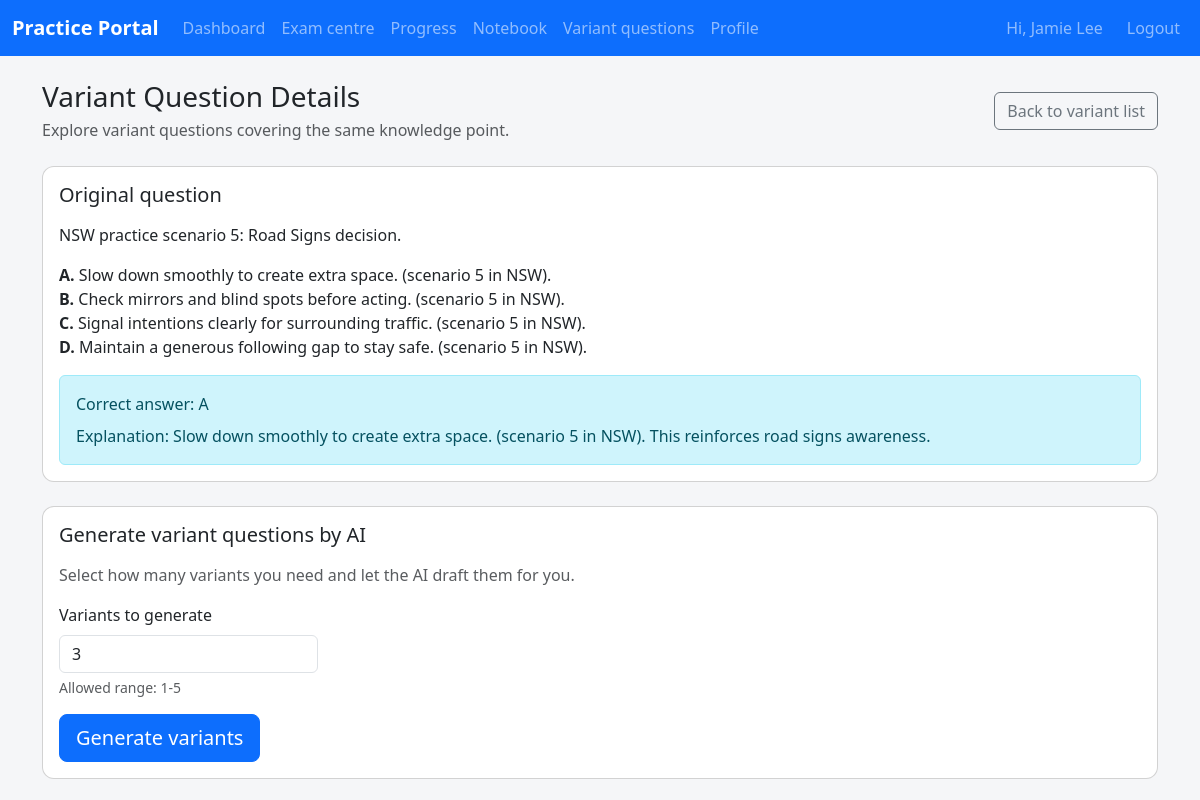
Page /student/variant?question=5 (signed in) on the earlier database version.
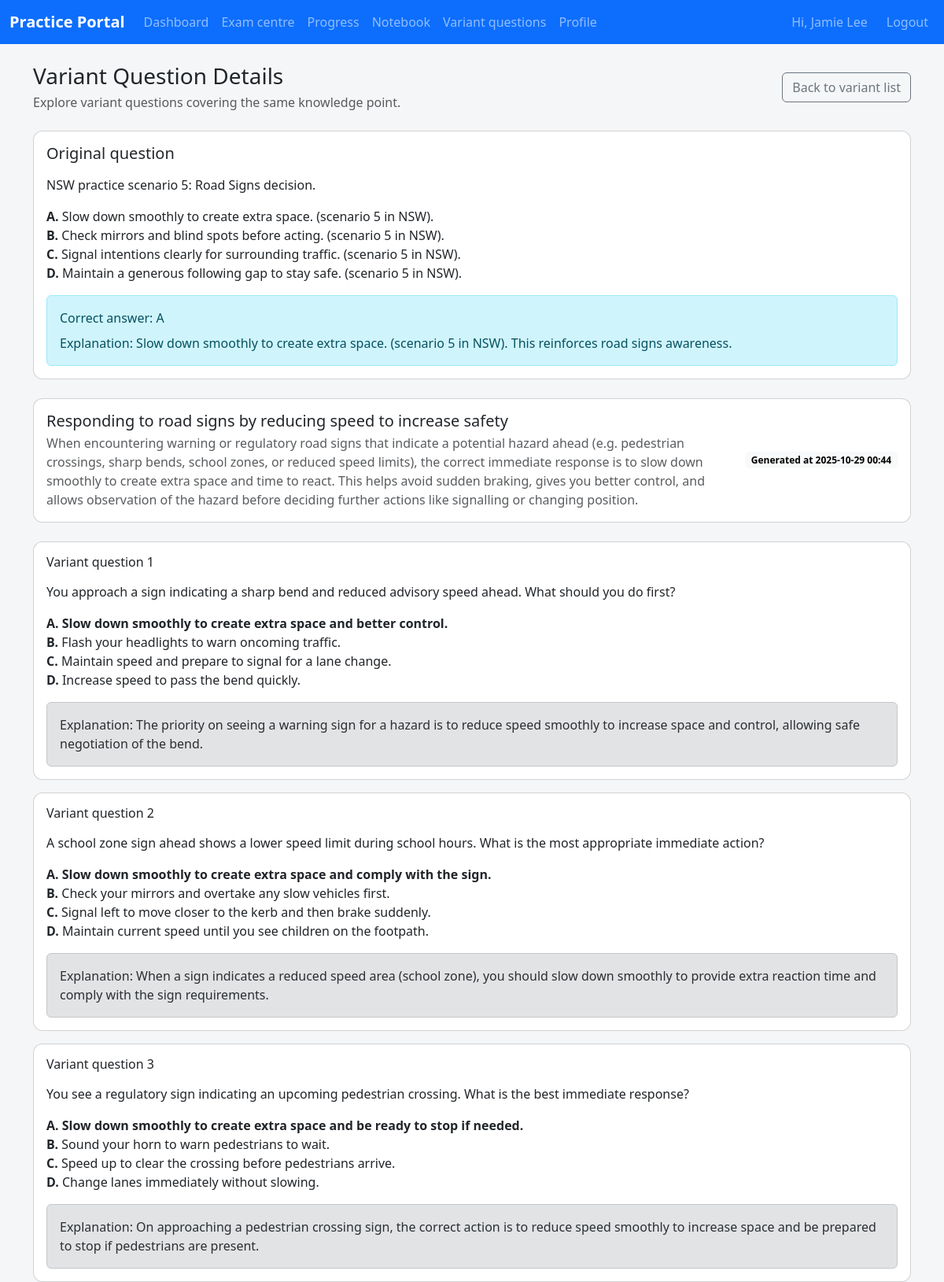
Same page on the later database version.
### app/models.py (models this page shows, shortened)
class Student(UserMixin, db.Model):
    __tablename__ = "students"
    id = db.Column(db.Integer, primary_key=True)
    name = db.Column(db.String(120), nullable=False)
    email = db.Column(db.String(120), unique=True)
    mobile_number = db.Column(db.String(20), unique=True, nullable=False)
    password_hash = db.Column(db.String(255), nullable=False)
    state = db.Column(db.String(10), nullable=False)
    preferred_language = db.Column(db.String(20), nullable=False, default="ENGLISH")
    target_exam_date = db.Column(Date)
    avatar_url = db.Column(db.String(500))
    notification_push_enabled = db.Column(Boolean, nullable=False, default=True)
    notification_email_enabled = db.Column(Boolean, nullable=False, default=True)
    profile_version = db.Column(db.Integer, nullable=False, default=1)
    profile_updated_at = db.Column(
        db.DateTime, default=datetime.utcnow, onupdate=datetime.utcnow, nullable=False
    )
    last_login_at = db.Column(db.DateTime)
    assigned_coach_id = db.Column(db.Integer, db.ForeignKey("coaches.id"))
    coach = db.relationship("Coach", back_populates="students")
    mock_exam_summaries = db.relationship(
        "MockExamSummary", back_populates="student", cascade="all, delete-orphan"
    )
    bookings = db.relationship("Appointment", back_populates="student")
    exam_sessions = db.relationship(
        "StudentExamSession", back_populates="student", cascade="all, delete-orphan"
    )
    question_attempts = db.relationship(
        "QuestionAttempt", back_populates="student", cascade="all, delete-orphan"
    )
    notebook_entries = db.relationship(
        "NotebookEntry", back_populates="student", cascade="all, delete-orphan"
    )
    state_progress = db.relationship(
        "StudentStateProgress", back_populates="student", cascade="all, delete-orphan"
    )
    auth_tokens = db.relationship(
        "StudentAuthToken", back_populates="student", cascade="all, delete-orphan"
    )
    starred_questions = db.relationship(
        "StarredQuestion", back_populates="student", cascade="all, delete-orphan"
    )
    login_windows = db.relationship(
        "StudentLoginRateLimit", back_populates="student", cascade="all, delete-orphan"
    )
    variant_groups = db.relationship(
        "VariantQuestionGroup", back_populates="student", cascade="all, delete-orphan"
    )
    variant_questions = db.relationship(
        "VariantQuestion", back_populates="student", cascade="all, delete-orphan"
    )
    @property
    def is_student(self) -> bool:
        return True

class Question(db.Model):
    __tablename__ = "questions"
    id = db.Column(db.Integer, primary_key=True)
    qid = db.Column(db.String(50), nullable=False)
    prompt = db.Column(db.Text, nullable=False)
    language = db.Column(db.String(20), nullable=False, default="ENGLISH")
    state_scope = db.Column(db.String(10), nullable=False, default="ALL")
    topic = db.Column(db.String(120), nullable=False, default="general")
    option_a = db.Column(db.String(255), nullable=False, default="Option A")
    option_b = db.Column(db.String(255), nullable=False, default="Option B")
    option_c = db.Column(db.String(255), nullable=False, default="Option C")
    option_d = db.Column(db.String(255), nullable=False, default="Option D")
    correct_option = db.Column(db.String(1), nullable=False, default="A")
    explanation = db.Column(db.Text, nullable=False, default="")
    image_url = db.Column(db.String(500))
    __table_args__ = (
        UniqueConstraint(
            "qid", "state_scope", "language", name="uq_question_qid_state_language"
        ),
    )

class VariantQuestionGroup(db.Model):
    __tablename__ = "variant_question_groups"
    id = db.Column(db.Integer, primary_key=True)
    student_id = db.Column(db.Integer, db.ForeignKey("students.id"), nullable=False)
    base_question_id = db.Column(db.Integer, db.ForeignKey("questions.id"), nullable=False)
    knowledge_point_name = db.Column(db.String(255), nullable=False)
    knowledge_point_summary = db.Column(db.Text, nullable=False)
    created_at = db.Column(db.DateTime, default=datetime.utcnow, nullable=False)
    student = db.relationship("Student", back_populates="variant_groups")
    base_question = db.relationship("Question")
    variants = db.relationship(
        "VariantQuestion", back_populates="group", cascade="all, delete-orphan"
    )

class VariantQuestion(db.Model):
    __tablename__ = "variant_questions"
    id = db.Column(db.Integer, primary_key=True)
    group_id = db.Column(
        db.Integer, db.ForeignKey("variant_question_groups.id"), nullable=False
    )
    student_id = db.Column(db.Integer, db.ForeignKey("students.id"), nullable=False)
    prompt = db.Column(db.Text, nullable=False)
    option_a = db.Column(db.String(255), nullable=False)
    option_b = db.Column(db.String(255), nullable=False)
    option_c = db.Column(db.String(255), nullable=False)
    option_d = db.Column(db.String(255), nullable=False)
    correct_option = db.Column(db.String(1), nullable=False)
    explanation = db.Column(db.Text, nullable=False)
    created_at = db.Column(db.DateTime, default=datetime.utcnow, nullable=False)
    group = db.relationship("VariantQuestionGroup", back_populates="variants")
    student = db.relationship("Student", back_populates="variant_questions")

### app/student/routes.py (the view, shortened to what this page needs)
@student_bp.route("/variant")
@login_required
def variant():
    student = _current_student()
    if not student:
        return _redirect_non_students()
    raw_question_id = request.args.get("question")
    raw_group_id = request.args.get("group")
    question_id = None  # Question identifier extracted from the query string
    group_id = None  # Variant group identifier extracted from the query string
    try:
        question_id = int(raw_question_id) if raw_question_id else None
    except (TypeError, ValueError):
        question_id = None
    try:
        group_id = int(raw_group_id) if raw_group_id else None
    except (TypeError, ValueError):
        group_id = None
    if not question_id and not group_id:
        flash(_t("Select a question to generate variants."), "warning")
        return redirect(url_for("student.variant_list"))
    group = None  # VariantQuestionGroup to display on the page
    base_question = None  # Underlying question associated with the group
    generation_mode = False  # Flag indicating whether the page should show the form
    if question_id and not group:
        base_question = db.session.get(Question, question_id)
        if not base_question:
            flash(_t("The requested question does not exist."), "danger")
            return redirect(url_for("student.variant_list"))
        if not _question_accessible(base_question, student):
            flash(_t("This question is not available for your state."), "danger")
            return redirect(url_for("student.variant_list"))
        group = _existing_variant_group(student.id, base_question.id)
        if not group:
            generation_mode = True
    variant_records: list[VariantQuestion] = []  # Variants to display beneath the question
    if group and not generation_mode:
        variant_records = sorted(
            (
                variant
                for variant in group.variants
                if variant.student_id == student.id
            ),
            key=lambda item: item.created_at,
        )  # Ensure variants render chronologically and are scoped to the student
    return render_template(
        "student/variant.html",
        base_question=base_question,
        group=group,
        variants=variant_records,
        generation_mode=generation_mode,
        variant_min_count=VARIANT_MIN_COUNT,
        variant_max_count=VARIANT_MAX_COUNT,
        variant_default_count=VARIANT_DEFAULT_COUNT,
    )

### app/coach/routes.py (called while the page is built, shortened)
@coach_bp.before_app_request
def _restrict_student_portal_access():
    if request.blueprint != "coach":
        return None

### app/i18n.py (called while the page is built)
def normalise_language_code(language: str | None) -> str | None:
    if not language:
        return None
    code = language.strip().upper()
    if code in SUPPORTED_LANGUAGES:
        return code
    return None

def ensure_language_code(language: str | None) -> str:
    normalised = normalise_language_code(language)
    return normalised or DEFAULT_LANGUAGE

def translate_text(text: str, language: str, **format_values: str) -> str:
    catalogue = TRANSLATIONS.get(language, {})
    translated = catalogue.get(text, text)
    if format_values:
        try:
            return translated.format(**format_values)
        except (KeyError, IndexError):
            return translated
    return translated

### app/student/routes.py (called while the page is built)
def _current_student() -> Student | None:
    if not current_user.is_authenticated:
        return None
    student = current_user._get_current_object()
    if isinstance(student, Student):
        return student
    return None

def _existing_variant_group(
    student_id: int,
    question_id: int,
) -> VariantQuestionGroup | None:
    return (
        VariantQuestionGroup.query.filter_by(
            student_id=student_id,
            base_question_id=question_id,
        )
        .order_by(VariantQuestionGroup.created_at.desc())
        .first()
    )

def _question_accessible(question: Question, student: Student) -> bool:
    return question.state_scope in {"ALL", student.state}

### app/templates/student/variant.html (shortened to what this page needs)
{% extends "base.html" %}
{% block content %}
<div class="d-flex flex-column flex-lg-row align-items-lg-center justify-content-between gap-3 mb-4">
  <div>
    <h1 class="h3 mb-1">{{ _('Variant Question Details') }}</h1>
    <p class="text-muted mb-0">{{ _('Explore variant questions covering the same knowledge point.') }}</p>
  </div>
  <a class="btn btn-outline-secondary" href="{{ url_for('student.variant_list') }}">{{ _('Back to variant list') }}</a>
</div>
{% if not base_question %}
<div class="alert alert-warning" role="alert">{{ _('Unable to locate the base question for this request.') }}</div>
{% else %}
<div class="card mb-4">
  <div class="card-body">
    <h2 class="h5 mb-3">{{ _('Original question') }}</h2>
    <p class="mb-3">{{ base_question.prompt|safe }}</p>
    <ul class="list-unstyled">
      <li><strong>A.</strong> {{ base_question.option_a }}</li>
      <li><strong>B.</strong> {{ base_question.option_b }}</li>
      <li><strong>C.</strong> {{ base_question.option_c }}</li>
      <li><strong>D.</strong> {{ base_question.option_d }}</li>
    </ul>
    <div class="alert alert-info mb-0">
      <div>{{ _('Correct answer') }}: {{ base_question.correct_option }}</div>
      {% if base_question.explanation %}
      <div class="mt-2">{{ _('Explanation') }}: {{ base_question.explanation|safe }}</div>
      {% endif %}
    </div>
  </div>
</div>
{% if generation_mode %}
<div class="card">
  <div class="card-body">
    <h2 class="h5 mb-3">{{ _('Generate variant questions by AI') }}</h2>
    <p class="text-muted">{{ _('Select how many variants you need and let the AI draft them for you.') }}</p>
    <form
      id="variant-generate-form"
      class="row g-3"
      method="post"
      action="{{ url_for('student.variant_generate') }}"
      data-generate-url="{{ url_for('student.variant_generate') }}"
      data-question-id="{{ base_question.id }}"
    >
      <div class="col-sm-4 col-md-3">
        <label for="variant_count" class="form-label">{{ _('Variants to generate') }}</label>
        <input
          type="number"
          id="variant_count"
          name="variantCount"
          class="form-control"
          value="{{ variant_default_count }}"
          min="{{ variant_min_count }}"
          max="{{ variant_max_count }}"
          required
        >
        <div class="form-text">
          {{ _('Allowed range') }}: {{ variant_min_count }}-{{ variant_max_count }}
        </div>
      </div>
      <div class="col-12">
        <button type="submit" class="btn btn-lg btn-primary" id="variant-generate-submit">
          {{ _('Generate variants') }}
        </button>
      </div>
    </form>
  </div>
</div>
{% elif group %}
<div class="card mb-4">
  <div class="card-body">
    <div class="d-flex flex-column flex-md-row align-items-md-center justify-content-between gap-3">
      <div>
        <h2 class="h5 mb-1">{{ group.knowledge_point_name }}</h2>
        <p class="text-muted mb-0">{{ group.knowledge_point_summary }}</p>
      </div>
      <span class="badge text-bg-light">{{ _('Generated at') }} {{ group.created_at.strftime('%Y-%m-%d %H:%M') }}</span>
    </div>
  </div>
</div>
{% if variants %}
<div class="row g-3">
  {% for variant in variants %}
  <div class="col-12">
    <div class="card h-100">
      <div class="card-body">
        <h3 class="h6 mb-3">{{ _('Variant question') }} {{ loop.index }}</h3>
        <p class="mb-3">{{ variant.prompt|safe }}</p>
        <ul class="list-unstyled mb-3">
          <li {% if variant.correct_option == 'A' %}class="fw-semibold"{% endif %}><strong>A.</strong> {{ variant.option_a }}</li>
          <li {% if variant.correct_option == 'B' %}class="fw-semibold"{% endif %}><strong>B.</strong> {{ variant.option_b }}</li>
          <li {% if variant.correct_option == 'C' %}class="fw-semibold"{% endif %}><strong>C.</strong> {{ variant.option_c }}</li>
          <li {% if variant.correct_option == 'D' %}class="fw-semibold"{% endif %}><strong>D.</strong> {{ variant.option_d }}</li>
        </ul>
        {% if variant.explanation %}
        <div class="alert alert-secondary mb-0">{{ _('Explanation') }}: {{ variant.explanation|safe }}</div>
        {% endif %}
      </div>
    </div>
  </div>
  {% endfor %}
</div>
{% else %}
<div class="alert alert-info" role="alert">
  {{ _('This variant set has no questions yet.') }}
</div>
{% endif %}
{% endif %}
{% endif %}
{% endblock %}

### app/templates/base.html (shortened to what this page needs)
<!doctype html>
<html lang="{{ 'zh-Hans' if active_language == 'CHINESE' else 'en' }}">
  <head>
    <link
      href="https://cdn.jsdelivr.net/npm/bootstrap@5.3.3/dist/css/bootstrap.min.css"
      rel="stylesheet"
    >
    <link rel="stylesheet" href="{{ url_for('static', filename='css/app.css') }}">
  </head>
  <body class="{% block body_class %}{% endblock %}">
    {% block navbar %}
    <nav class="navbar navbar-expand-lg navbar-dark bg-primary mb-4">
      <div class="container-fluid">
        {% if current_user.is_authenticated %}
          {% set is_student = current_user.is_student %}
          {% set home_endpoint = 'student.dashboard' if is_student else 'coach.dashboard' %}
        {% else %}
          {% set is_student = False %}
          {% set home_endpoint = 'coach.login' %}
        {% endif %}
        <a class="navbar-brand" href="{{ url_for(home_endpoint) }}" aria-label="{{ _('Dashboard') }}">
          {{ _('Practice Portal') }}
        </a>
        <div class="collapse navbar-collapse" id="navbarNav">
          <ul class="navbar-nav me-auto">
            {% if current_user.is_authenticated %}
              {% if is_student %}
              <li class="nav-item"><a class="nav-link" href="{{ url_for('student.dashboard') }}">{{ _('Dashboard') }}</a></li>
              <li class="nav-item"><a class="nav-link" href="{{ url_for('student.exams') }}">{{ _('Exam centre') }}</a></li>
              <li class="nav-item"><a class="nav-link" href="{{ url_for('student.progress') }}">{{ _('Progress') }}</a></li>
              <li class="nav-item"><a class="nav-link" href="{{ url_for('student.notebook') }}">{{ _('Notebook') }}</a></li>
              <li class="nav-item"><a class="nav-link" href="{{ url_for('student.variant_list') }}">{{ _('Variant questions') }}</a></li>
              <li class="nav-item"><a class="nav-link" href="{{ url_for('student.profile') }}">{{ _('Profile') }}</a></li>
              {% endif %}
            {% endif %}
          </ul>
          <ul class="navbar-nav ms-auto align-items-center gap-3">
            {% if current_user.is_authenticated %}
            <li class="nav-item d-flex align-items-center gap-2">
              <span class="navbar-text">{{ _('Hi') }}, {{ current_user.name }}</span>
            </li>
            <li class="nav-item"><a class="nav-link" href="{{ url_for('coach.logout') }}">{{ _('Logout') }}</a></li>
            {% endif %}
          </ul>
        </div>
      </div>
    </nav>
    {% endblock %}
    <main class="{% block main_class %}container{% endblock %}">
      {% block content %}{% endblock %}
    </main>
  </body>
</html>

### app/static/css/app.css (style rules this page uses)
body { background-color: #f5f6f8; }
.navbar-brand { font-weight: 600; }
.card { border-radius: 0.75rem; }

Differences in the rows shown:
added VariantQuestionGroup: knowledge_point_name "Responding to road signs by reducing speed to increase safety", knowledge_point_summary "When encountering warning or regulatory road signs that indicate a potential hazard ahead (e.g. pedestrian crossings, sharp bends, school zones, or reduced speed limits), the correct immediate response is to slow down smoothly to create extra space and time to react. This helps avoid sudden braking, gives you better control, and allows observation of the hazard before deciding further actions like signalling or changing position.", created_at "2025-10-29 00:44"
added VariantQuestion: prompt "You approach a sign indicating a sharp bend and reduced advisory speed ahead. What should you do first?", option_a "Slow down smoothly to create extra space and better control.", option_b "Flash your headlights to warn oncoming traffic.", option_c "Maintain speed and prepare to signal for a lane change.", option_d "Increase speed to pass the bend quickly.", explanation "The priority on seeing a warning sign for a hazard is to reduce speed smoothly to increase space and control, allowing safe negotiation of the bend."
added VariantQuestion: prompt "A school zone sign ahead shows a lower speed limit during school hours. What is the most appropriate immediate action?", option_a "Slow down smoothly to create extra space and comply with the sign.", option_b "Check your mirrors and overtake any slow vehicles first.", option_c "Signal left to move closer to the kerb and then brake suddenly.", option_d "Maintain current speed until you see children on the footpath.", explanation "When a sign indicates a reduced speed area (school zone), you should slow down smoothly to provide extra reaction time and comply with the sign requirements."
added VariantQuestion: prompt "You see a regulatory sign indicating an upcoming pedestrian crossing. What is the best immediate response?", option_a "Slow down smoothly to create extra space and be ready to stop if needed.", option_b "Sound your horn to warn pedestrians to wait.", option_c "Speed up to clear the crossing before pedestrians arrive.", option_d "Change lanes immediately without slowing.", explanation "On approaching a pedestrian crossing sign, the correct action is to reduce speed smoothly to increase space and be prepared to stop if pedestrians are present."
Other differences:
form field variantCount: "3" → (not shown)
{{ variant_min_count }}: "1" → (not shown)
{{ variant_max_count }}: "5" → (not shown)
text no longer shown: "Generate variant questions by AI Select how many variants you need and let the AI draft them for you. Variants to generate Allowed range : - Generate variants"
text now shown: "Generated at"
